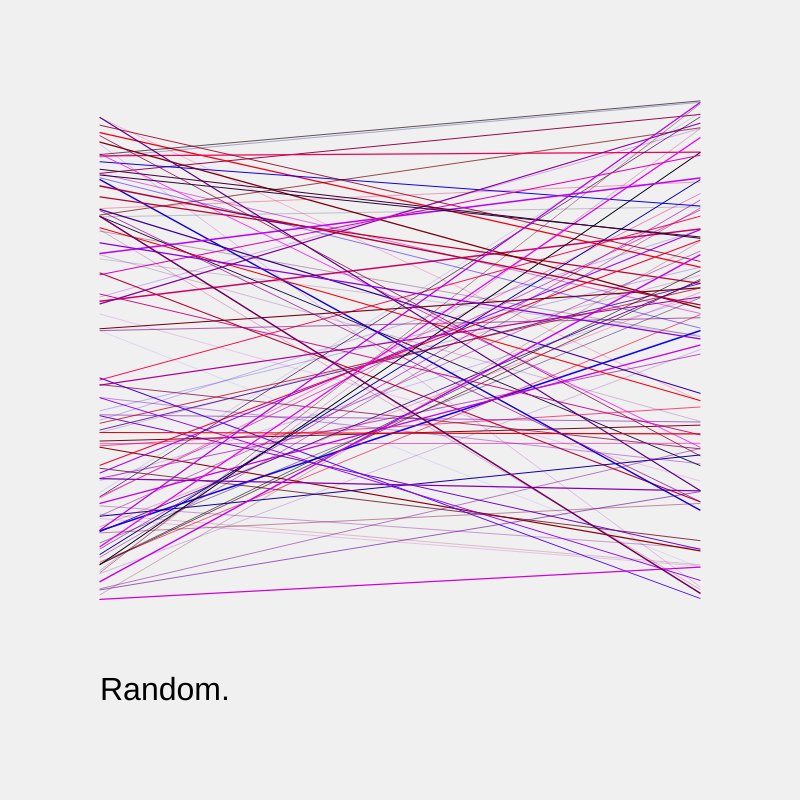
Frame 1 (no input)
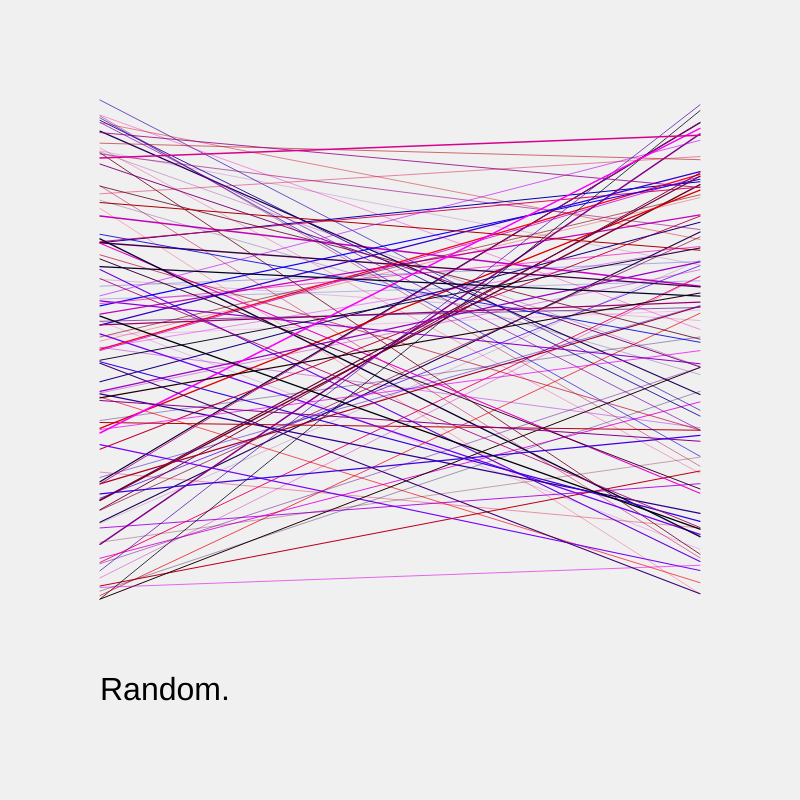
Frame 2 (the mouse pressed at the canvas centre, redrawn once)

The p5.js sketch that drew these frames (run headless with seeded random() and noise() and a simulated clock; the mouse was pressed at the canvas centre and the sketch redrawn once):

// p5.js sketch
// ── sketch.js
let r, g, b;
let shapeSize;

function setup() {
  createCanvas(800, 800);
  r = 0;
  g = 0;
  b = 0;
  thickness = 1;
  shapeSize = 15;
}

function draw() {
  background(240);

  let gridSize = 30;
  for (let i = 0; i < 100; i++) {
    r = random(0, 255);
    g = 0;
    b = random(0, 255);

    stroke(r, g, b);

    thickness = random(0.1, 1.5);
    strokeWeight(thickness);

    line(100, random(100, 600), 700, random(100, 600));

  }

  fill(0);
  noStroke();
  textSize(32);
  text("Random.", 100, 700);

  noLoop();
}
